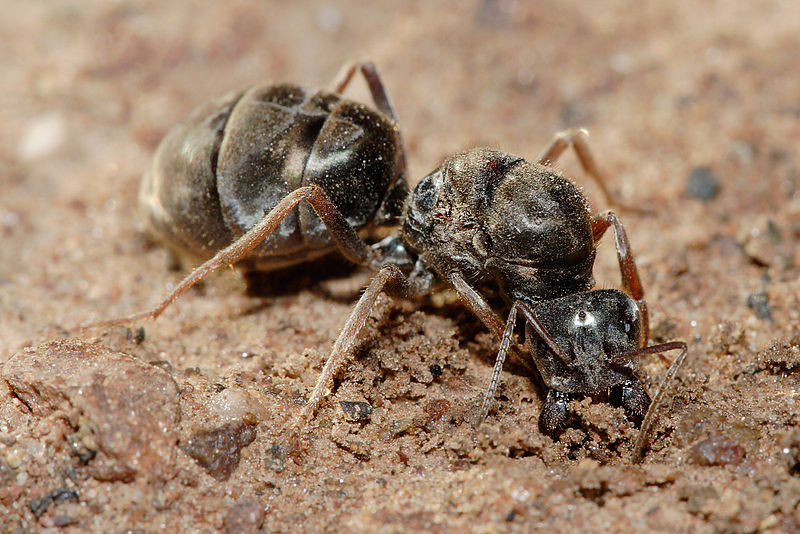
#> input picture src/data/ants_1/800px-Meat_eater_ant_qeen_excavating_hole.jpg, 800 x 534 px
$ jupyter execute 5.1.ipynb
#> lines starting #> are read from the running program, lines starting #| are printed output that depends on the picture; after the words box and inside, x2 and y2 are one past the last pixel; in counts of white or black regions, pixels touching at a corner belong together
[cell 1]
import cv2

import matplotlib.pyplot as plt

img = cv2.imread('../data/ants_1/800px-Meat_eater_ant_qeen_excavating_hole.jpg')
#> img is the input picture: shape (534, 800, 3); mean B, G, R 107.5, 130, 156.1
print(img.shape)
#| (534, 800, 3)

plt.imshow(cv2.cvtColor(img ,cv2.COLOR_BGR2RGB))

plt.show()

[cell 2]
print(img)
#> (printed output is left out)

print(img[0][0])
#| [167 188 209]
print(img[0])
#> (printed output is left out)

[cell 3]
import pandas as pd

b, g, r = cv2.split(img)
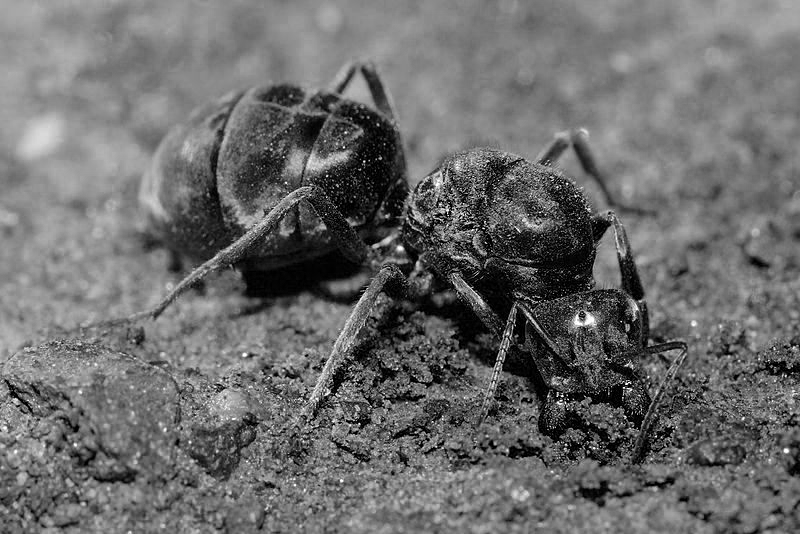
#> b: shape (534, 800); min 0, max 255, mean 107.5
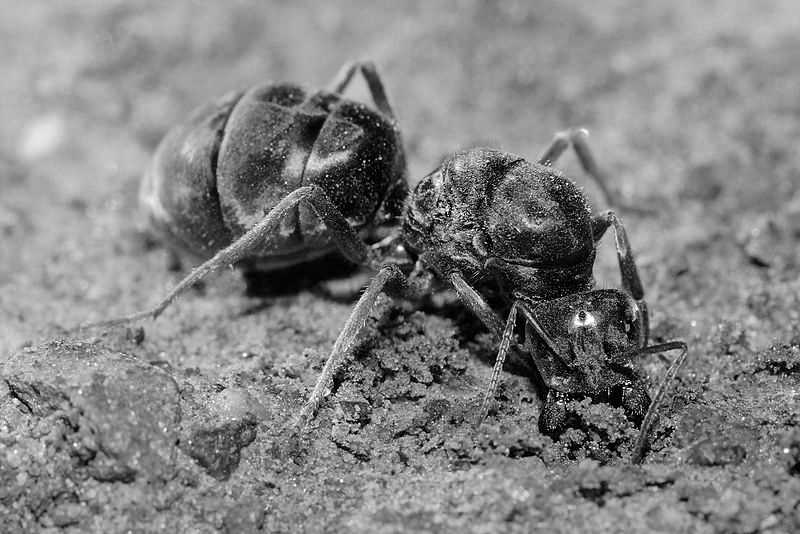
#> g: shape (534, 800); min 0, max 255, mean 130
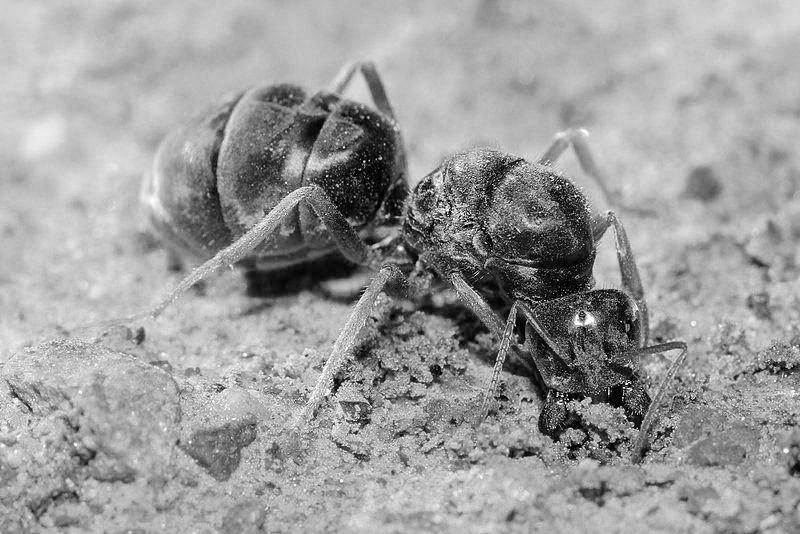
#> r: shape (534, 800); min 0, max 255, mean 156.1
print(b.shape)
#| (534, 800)
b_df = pd.DataFrame(b)
#> b_df = table of 534 rows and 800 columns
b_df.head()
#> Out = table of 5 rows and 800 columns

연습 문제 1

[cell 4]
g_df = pd.DataFrame(g)
#> g_df = table of 534 rows and 800 columns
r_df = pd.DataFrame(r)
#> r_df = table of 534 rows and 800 columns
print(g_df.head())
#> (printed output is left out)
print(r_df.head())
#> (printed output is left out)

[cell 5]
gray_img = cv2.cvtColor(img, cv2.COLOR_BGR2GRAY)

print(gray_img.shape)
#| (534, 800)

plt.imshow(gray_img, cmap='gray')
plt.show()

연습문제 2~3

[cell 6]
print(gray_img)
#> (printed output is left out)


print(len(gray_img))
#| 534
print(len(gray_img[0]))
#| 800
print(gray_img[0][0])
#| 192
gray_img

[cell 7]
import numpy as np

a = np.array([[1,2,3]])
a
#print(type(a))

그레이스케일 이미지의 픽셀값 확인

[cell 8]
gr_df = pd.DataFrame(gray_img)
#> gr_df = table of 534 rows and 800 columns

print(gr_df.shape)
#| (534, 800)
gr_df.head()
#> Out = table of 5 rows and 800 columns

[cell 9]
ret, bin_img = cv2.threshold(gray_img, 128, 255, cv2.THRESH_BINARY)
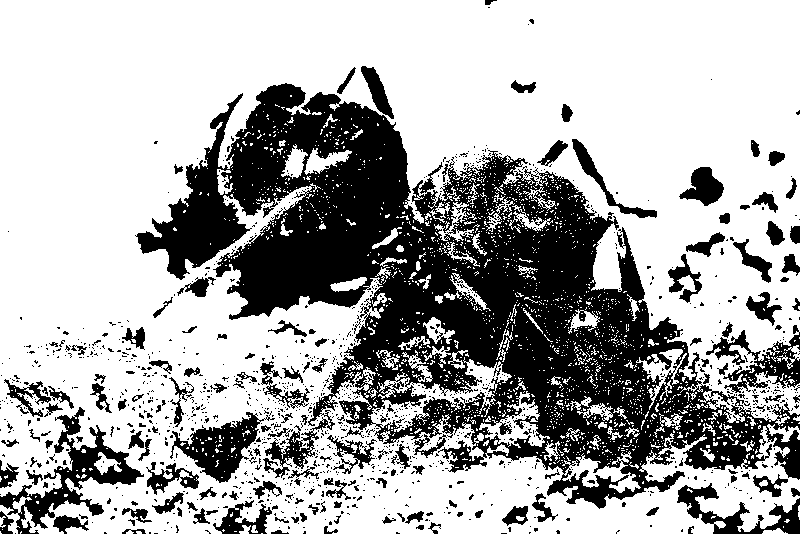
#> bin_img: shape (534, 800); 67.6% white; 1224 black regions (1069 under 20 px), largest, box (x1, y1, x2, y2) and area: (135, 83, 800, 509) 103796, (0, 407, 144, 534) 4388, (170, 412, 275, 483) 2839
print(bin_img)
#> (printed output is left out)
plt.imshow(bin_img, cmap='gray')
plt.show()

[cell 10]
bin_df = pd.DataFrame(bin_img)
#> bin_df = table of 534 rows and 800 columns
print(bin_df.shape)
#| (534, 800)
bin_df.head()
#> Out = table of 5 rows and 800 columns

$ run again, with src/data/ants_1/0013035.jpg copied over src/data/ants_1/800px-Meat_eater_ant_qeen_excavating_hole.jpg
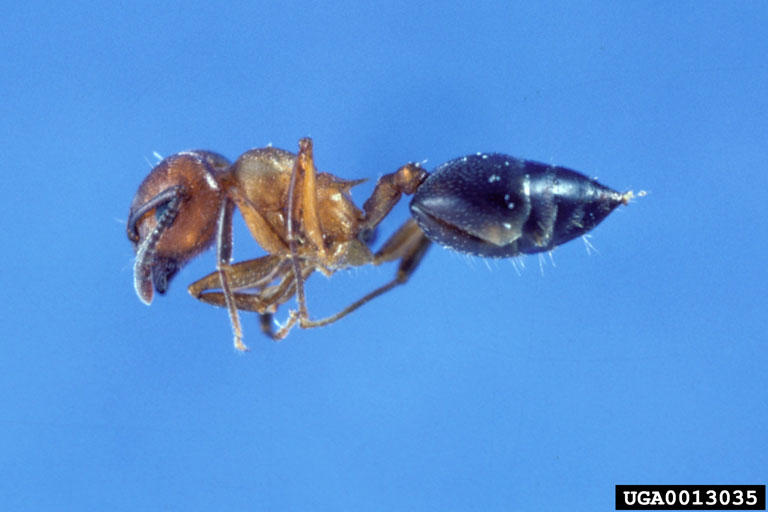
#> input picture src/data/ants_1/0013035.jpg, 768 x 512 px
#> img is the input picture: shape (512, 768, 3); mean B, G, R 217.5, 147.4, 88
#| (512, 768, 3)
#> (printed output is left out)
#| [233 151  80]
#> (printed output is left out)
#> `b, g, r = cv2.split(img)`:
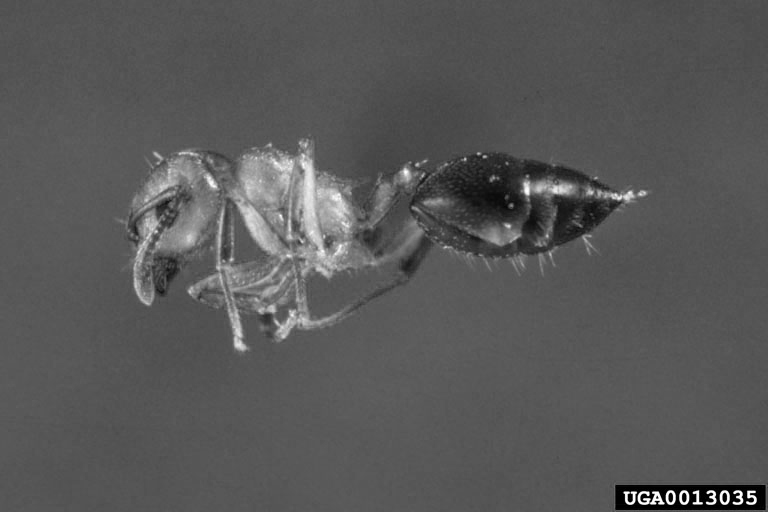
#> r: shape (512, 768); min 0, max 255, mean 88
#| (512, 768)
#> b_df = table of 512 rows and 768 columns
#> `b_df.head()`: Out = table of 5 rows and 768 columns
#> g_df = table of 512 rows and 768 columns
#> (printed output is left out)
#> (printed output is left out)
#| (512, 768)
#> (printed output is left out)
#| 512
#| 768
#| 139
#| (512, 768)
#> `gr_df.head()`: Out = table of 5 rows and 768 columns
#> `ret, bin_img = cv2.threshold(gray_img, 128, 255, cv2.THRESH_BINARY)`:
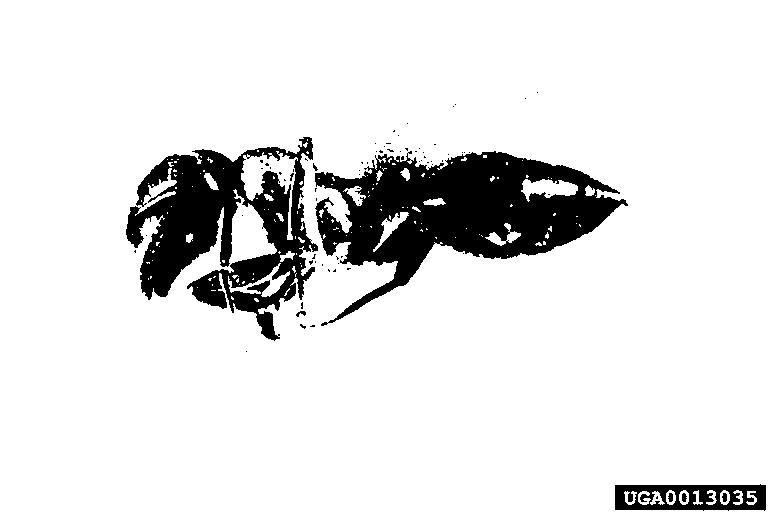
#> bin_img: shape (512, 768); 88.7% white; 80 black regions (73 under 20 px), largest, box (x1, y1, x2, y2) and area: (315, 151, 628, 326) 23440, (126, 137, 318, 341) 17887, (615, 484, 766, 511) 2799
#> (printed output is left out)
#> bin_df = table of 512 rows and 768 columns
#| (512, 768)
#> `bin_df.head()`: Out = table of 5 rows and 768 columns

$ run again, with src/data/ants_1/119785936_dd428e40c3.jpg copied over src/data/ants_1/800px-Meat_eater_ant_qeen_excavating_hole.jpg
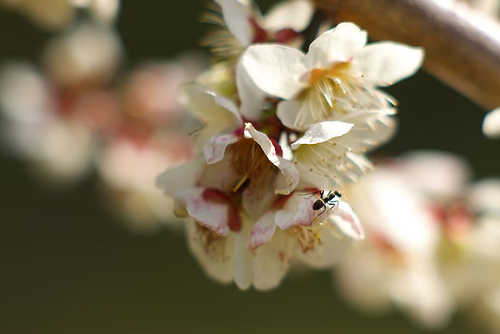
#> input picture src/data/ants_1/119785936_dd428e40c3.jpg, 500 x 334 px
#> img is the input picture: shape (334, 500, 3); mean B, G, R 88.1, 115, 127.6
#| (334, 500, 3)
#> (printed output is left out)
#| [36 70 83]
#> (printed output is left out)
#> `b, g, r = cv2.split(img)`:
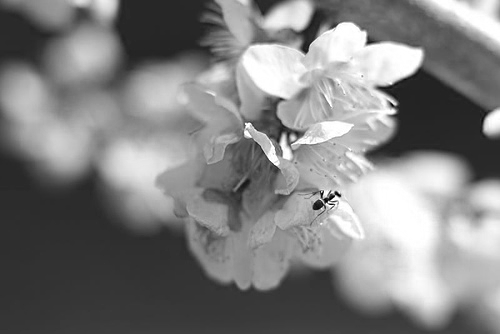
#> r: shape (334, 500); min 0, max 255, mean 127.6
#| (334, 500)
#> b_df = table of 334 rows and 500 columns
#> `b_df.head()`: Out = table of 5 rows and 500 columns
#> g_df = table of 334 rows and 500 columns
#> (printed output is left out)
#> (printed output is left out)
#| (334, 500)
#> (printed output is left out)
#| 334
#| 500
#| 70
#| (334, 500)
#> `gr_df.head()`: Out = table of 5 rows and 500 columns
#> `ret, bin_img = cv2.threshold(gray_img, 128, 255, cv2.THRESH_BINARY)`:
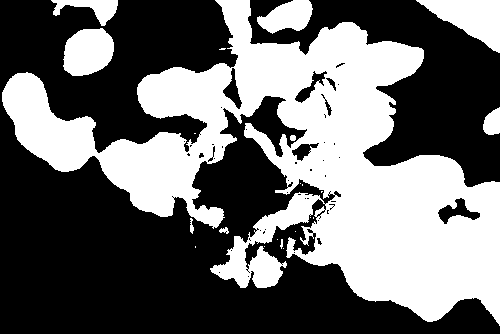
#> bin_img: shape (334, 500); 42.1% white; 22 white regions (12 under 20 px), largest, box (x1, y1, x2, y2) and area: (2, 0, 500, 326) 63616, (416, 0, 500, 53) 2327, (63, 28, 114, 76) 1914
#> (printed output is left out)
#> bin_df = table of 334 rows and 500 columns
#| (334, 500)
#> `bin_df.head()`: Out = table of 5 rows and 500 columns
